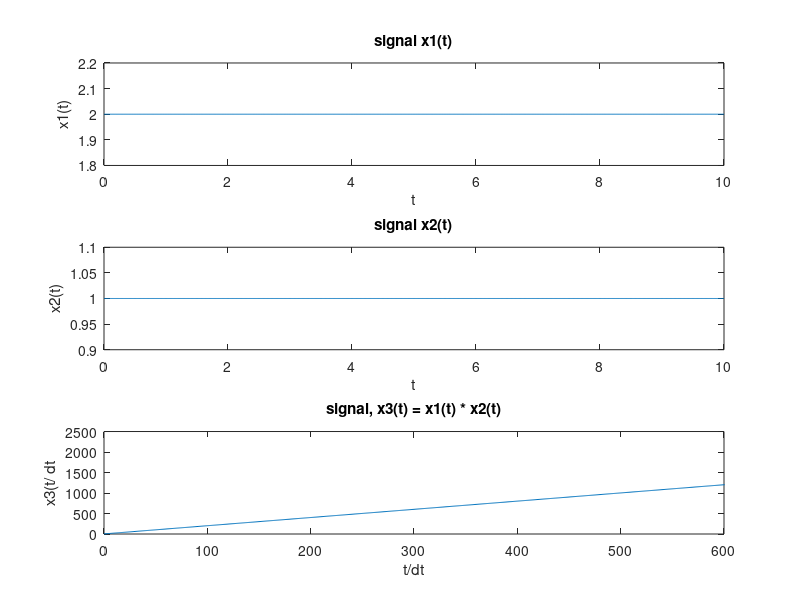

Recreate this plot in MATLAB.
tmin = 0; tmax = 10; dt = 0.01;       % Define start, end, and time step
t = tmin:dt:tmax;                     % Time vector from 0 to 10

x1 = 2.*(t >= 0);                     % Step signal x1(t) with amplitude 2
x2 = 1.*(t >= 0);                     % Step signal x2(t) with amplitude 1

x3 = conv(x1, x2);                    % Convolution of x1 and x2
n3 = length(x3);                      % Length of the convolved signal
t1 = 0:1:n3-1;                        % Time axis for convolved signal

% Plot x1(t)
subplot(3,1,1);
plot(t, x1);
xlabel('t'); ylabel('x1(t)');
title('signal x1(t)');

% Plot x2(t)
subplot(3,1,2);
plot(t, x2);
xlabel('t'); ylabel('x2(t)');
title('signal x2(t)');

% Plot convolution result x3(t)
subplot(3,1,3);
plot(t1, x3);
xlim([0 600]);                        % Limit x-axis for better visibility
xlabel('t/dt'); ylabel('x3(t/ dt');
title('signal, x3(t) = x1(t) * x2(t)');
